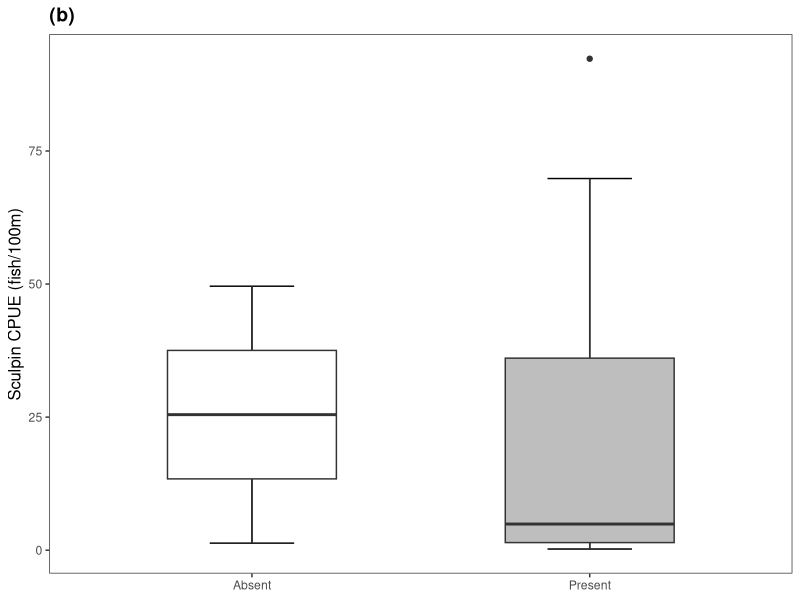
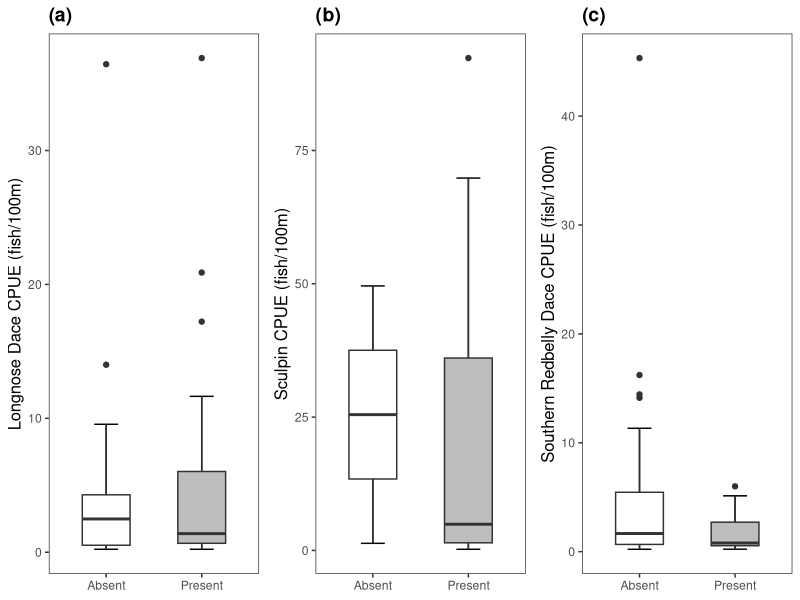
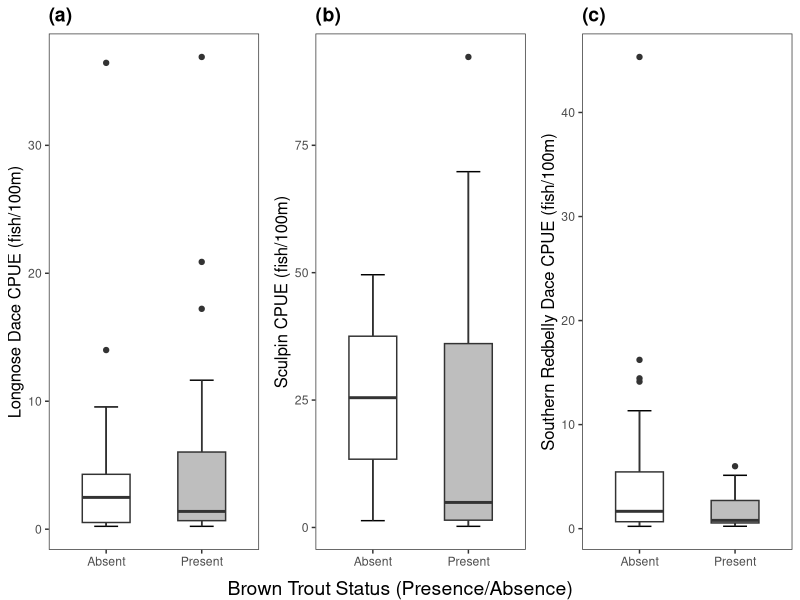

Recreate these plots in R, in order. (Note: this script raises an error after producing the figures.)
#Chapter three statistical analysis:
##Adundace comparisons and models

library(tidyverse)
library(skimr)
library(cowplot)
library(coin)

#Terms to define:
#LND = Longnose Dace
#SRD = Southern Redbelly Dace
#Cottus = the genus of Sculpins 
#BRT = Brown Trout
#SGCN = Species of Greatest Conservation Need
#CPUE = Catch Per Unit Effort; in this case = fish/100m or "fish per 100 meter of stream distance sampled"
#TC = Top Carnivore
#Eurythermal = wide thermal tolerance
#Sympatry = alongside Brown Trout 
#Allopatry = in the absence of Brown Trout


#load data
newdat <- read.csv("Data/Thesis/Tidy/chpt3_tidy.csv", header=T)
mydat <- read.csv("Data/Thesis/Tidy/SGCN_AllCovariates.csv", header=T)
all <- left_join(newdat, mydat, by="newID")
#inspect
skim(mydat)

#wrangle
mydat <- mydat %>%
  mutate_at(vars(c("BRT","LND","SRD","Cottus")), as.factor)

#############################################################################

#----------------------------Boxplots of CPUE------------------------------#

#-----------------------Filter by presence of SGCN-------------------------#

#LND
ldace <- mydat %>%
  filter(LND == 1)

p1 <- ggplot(data = ldace, aes(x=BRT,y=LND_CPUE)) +
  stat_boxplot(geom = 'errorbar', width=0.25)+
  geom_boxplot(aes(fill=BRT), width = 0.50)+
  labs(x=NULL, y="Longnose Dace CPUE (fish/100m)")+
  theme_bw()+
  scale_x_discrete(labels=c("Absent", "Present"))+
  theme(legend.position = "NULL")+
  scale_fill_manual(values = c("white", "grey"))+
  theme(panel.grid = element_blank())+
  theme(axis.title = element_text(size = 12))+
  ggtitle("(a)")+
  theme(plot.title = element_text(size=14, face = "bold"))

#SRD
sdace <- mydat %>%
  filter(SRD == 1)

p3 <- ggplot(data = sdace, aes(x=BRT,y=SRD_CPUE)) +
  stat_boxplot(geom = 'errorbar', width=0.25)+
  geom_boxplot(aes(fill=BRT), width=0.50)+
  labs(x=NULL, y="Southern Redbelly Dace CPUE (fish/100m)")+
  theme_bw()+
  scale_x_discrete(labels=c("Absent", "Present"))+
  theme(legend.position = "NULL")+
  scale_fill_manual(values = c("white", "grey"))+
  theme(panel.grid = element_blank())+
  theme(axis.title = element_text(size = 12))+
  ggtitle("(c)")+
  theme(plot.title = element_text(size=14, face = "bold"))
  

#Sculpins
cott <- mydat %>%
  filter(Cottus == 1)

p2 <- ggplot(data = cott, aes(x=BRT,y=Cottus_CPUE)) +
  stat_boxplot(geom = 'errorbar', width=0.25)+
  geom_boxplot(aes(fill=BRT), width=0.50)+
  labs(x=NULL, y="Sculpin CPUE (fish/100m)")+
  theme_bw()+
  scale_x_discrete(labels=c("Absent", "Present"))+
  theme(legend.position = "NULL")+
  scale_fill_manual(values = c("white", "grey"))+
  theme(panel.grid = element_blank())+
  theme(axis.title = element_text(size = 12))+
  ggtitle("(b)")+
  theme(plot.title = element_text(size=14, face = "bold"))
p2


#Overall figure for thesis:
boxplot.figure <- plot_grid(p1, p2, p3, labels = NULL, ncol=3)
boxplot.figure

#create common x axis label
library(gridExtra)
library(grid)
x.grob <- textGrob("Brown Trout Status (Presence/Absence)", 
                   gp=gpar(col="black", fontsize=14))
#add to plot
bf2 <- grid.arrange(arrangeGrob(boxplot.figure, bottom = x.grob))
bf2

#ggsave("Figure_3.png", plot = bf2, dpi = 600)






#############################################################################

# Mann Whitney U / Wilcox Sign Rank Test 

# using subsetted data -- only when SGCNs of interest are present

help("wilcox.test")

# Ho: Median CPUE of SGCN when BRT are present = CPUE when BRT are absent
# two-sided

#-----
#LND
#-----
class(ldace$BRT)
wilcox.test(ldace$LND_CPUE ~ ldace$BRT, mu=0, alt="two.sided", conf.int=T, conf.level=0.95, paired=F,
            exact=F)
# no difference

#-----
#SRD
#-----
class(sdace$BRT)
wilcox.test(sdace$SRD_CPUE ~ sdace$BRT, mu=0, alt="two.sided", conf.int=T, conf.level=0.95, paired=F,
            exact=F)
#no difference
#-----
#Cottus
#-----
class(cott$BRT)
wilcox.test(cott$Cottus_CPUE ~ cott$BRT, mu=0, alt="two.sided", conf.int=T, conf.level=0.95, paired=F,
            exact=F)
#no difference

#############################################################################

# Using the "coin" package
# Exact Wilcoxon Mann Whitney Rank Sum Test
# where y is numeric and A is a binary factor

#LND
wilcox_test(LND_CPUE~BRT, data=ldace, distribution="exact") #p = 0.95
#SRD
wilcox_test(SRD_CPUE~BRT, data=sdace, distribution="exact") #p = 0.25
#Cottus
wilcox_test(Cottus_CPUE~BRT, data=cott, distribution="exact") #p = 1

# One-Way Permutation Test based on 9999 Monte-Carlo
# resamplings. y is numeric and A is a categorical factor

#LND
oneway_test(LND_CPUE~BRT, data=ldace,
            distribution=approximate(B=9999)) #p = 0.95
#SRD
oneway_test(SRD_CPUE~BRT, data=sdace,
            distribution=approximate(B=9999)) #p = 0.16
#Cottus
oneway_test(Cottus_CPUE~BRT, data=cott,
            distribution=approximate(B=9999)) #p = 0.91
#############################################################################

# Results:
# Longnose Dace:
# occurr = 33
# sympatry = 19, allopatry = 14
# no significant difference in CPUE when BRT present vs. absent
# Southern Redbelly Dace:
# occurr = 33
# sympatry = 12, allopatry = 21
# no significant difference in CPUE when BRT present vs. absent
# Sculpins:
# occurr = 20
# sympatry = 18, allopatry = 2
# no significant difference in CPUE when BRT present vs. absent

#############################################################################





#############################################################################

#---------------------------------CPUE models--------------------------------

#############################################################################
#libraries
library(pscl)
#library(MASS)
library(boot)

#explore data
names(newdat)


#inspect response variable(s)
ggplot(newdat, aes(LND_CPUE))+
  geom_histogram(binwidth = 10) #Longnose Dace (CPUE)

ggplot(newdat, aes(SRD_CPUE))+
  geom_histogram(binwidth = 10) #Southern Redbelly Dace CPUE

ggplot(newdat, aes(Cottus_CPUE))+
  geom_histogram(binwidth = 10) #Sculpins CPUE

#inspect predictor variables
predictors <- newdat %>%
  select(avwid, pctfines, pctriffle, BrBank, MEANT, HAiFLS_alt, HAiFLS_for, pctSlope, avgT, mFlow, 
         adult_100m, med_len, mean_len)

ggplot(predictors, aes(avwid))+
  geom_histogram(binwidth = 1)
ggplot(predictors, aes(pctfines))+
  geom_histogram(binwidth = 1)
ggplot(predictors, aes(pctriffle))+
  geom_histogram(binwidth = 1)
ggplot(predictors, aes(BrBank))+
  geom_histogram(binwidth = 1)
ggplot(predictors, aes(MEANT))+
  geom_histogram(binwidth = 1)
ggplot(predictors, aes(HAiFLS_alt))+
  geom_histogram(binwidth = 1)
ggplot(predictors, aes(HAiFLS_for))+
  geom_histogram(binwidth = 1)
ggplot(predictors, aes(pctSlope))+
  geom_histogram(binwidth = 1)
ggplot(predictors, aes(avgT))+
  geom_histogram(binwidth = 1)
ggplot(predictors, aes(mFlow))+
  geom_histogram(binwidth = 1)
ggplot(predictors, aes(adult_100m))+
  geom_histogram(binwidth = 1)
ggplot(predictors, aes(med_len))+
  geom_histogram(binwidth = 1)
ggplot(predictors, aes(mean_len))+
  geom_histogram(binwidth = 1)

#############################################################################

#~~~~~~~~~~~~~~~~~~~~~~~~~~~~~~~~~~~~~~~~~~~~~~~~~~~~~~~~~~~~~~~~~~~~~~~~~~~#
# Let's build some CPUE models for each non-game fish with a combination of 
# hypotheses: 1) full model, 2) environment only, 3) BRT variables only, 
# 4) null model
#~~~~~~~~~~~~~~~~~~~~~~~~~~~~~~~~~~~~~~~~~~~~~~~~~~~~~~~~~~~~~~~~~~~~~~~~~~~#

# Longnose Dace
# Intermediate tolerance, benthic, not TC, native eurythermal
# Hypotheses:
# Environment: %cobble(+), avwidth(+), pctSlope(-)
# BRT influence: (~) Habitat overlap seemingly with BRT, benthic sp. 
# maybe less susceptible to predation 

# Southern Redbelly Dace
# Intermediate tolerance, column, not TC, native eurythermal
# Hypotheses:
# Environment: MEANT(+), HAiFLS_alt(-), avdep(+)
# BRT influence: (-) column dwelling cyprinid - seems
# susceptible to predation

#Sculpins
# Intolerant, not TC, native coldwater, benthic
# Hypotheses:
# Environment: avgT(-), BrBank(-), HAiFLS_for(+), mFlow(-)
# BRT influence: (+) habitat overlap, BRT invade -- abundance more
# of a function of habitat since intolerant, and coldwater

#############################################################################
require(pscl)
require(MASS)
require(boot)


names(all)

#Longnose Dace all additive global model
#zero-inflated negative binomial model 

lnd.mod <- zeroinfl(LND_ab ~ avwid.x+pctcbbl+pctSlope.x+med_len+adult_100m | avwid.x+adult_100m,
               data = all, dist = "negbin", EM = TRUE)
summary(lnd.mod)

#lnd.mod <- mixed_model(fixed = LND_CPUE ~ avwid.x+pctcbbl+pctSlope.x+med_len+adult_100m,
                    #data = all,
                    #family = zi.negative.binomial(), zi_fixed = ~ avwid.x+adult_100m,
                    #iter_EM=0)
#summary(lnd.mod)
